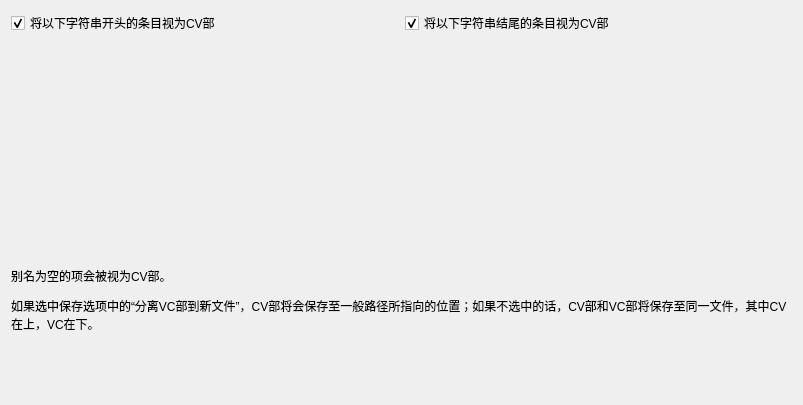
<?xml version="1.0" encoding="UTF-8"?>
<ui version="4.0">
 <class>CV_VCPartSplitOptionWidget</class>
 <widget class="QWidget" name="CV_VCPartSplitOptionWidget">
  <property name="geometry">
   <rect>
    <x>0</x>
    <y>0</y>
    <width>803</width>
    <height>405</height>
   </rect>
  </property>
  <layout class="QVBoxLayout" name="verticalLayout_3">
   <item>
    <layout class="QHBoxLayout" name="horizontalLayout">
     <item>
      <layout class="QVBoxLayout" name="verticalLayout_2">
       <item>
        <widget class="QCheckBox" name="seeBeginPatternAsCVCheckBox">
         <property name="text">
          <string>将以下字符串开头的条目视为CV部</string>
         </property>
         <property name="checked">
          <bool>true</bool>
         </property>
        </widget>
       </item>
       <item>
        <widget class="StringListModifyWidget" name="seeBeginPatternAsCVContentWidget" native="true"/>
       </item>
      </layout>
     </item>
     <item>
      <layout class="QVBoxLayout" name="verticalLayout">
       <item>
        <widget class="QCheckBox" name="seeEndPatternAsCVCheckBox">
         <property name="text">
          <string>将以下字符串结尾的条目视为CV部</string>
         </property>
         <property name="checked">
          <bool>true</bool>
         </property>
        </widget>
       </item>
       <item>
        <widget class="StringListModifyWidget" name="seeEndPatternAsCVContentWidget" native="true"/>
       </item>
      </layout>
     </item>
    </layout>
   </item>
   <item>
    <widget class="QLabel" name="label">
     <property name="text">
      <string>&lt;html&gt;&lt;head/&gt;&lt;body&gt;&lt;p&gt;别名为空的项会被视为CV部。&lt;/p&gt;&lt;p&gt;如果选中保存选项中的“分离VC部到新文件”，CV部将会保存至一般路径所指向的位置；如果不选中的话，CV部和VC部将保存至同一文件，其中CV在上，VC在下。&lt;/p&gt;&lt;/body&gt;&lt;/html&gt;</string>
     </property>
     <property name="wordWrap">
      <bool>true</bool>
     </property>
    </widget>
   </item>
  </layout>
 </widget>
 <customwidgets>
  <customwidget>
   <class>StringListModifyWidget</class>
   <extends>QWidget</extends>
   <header>utils/widgets/stringlistmodifywidget.h</header>
   <container>1</container>
  </customwidget>
 </customwidgets>
 <resources/>
 <connections>
  <connection>
   <sender>seeBeginPatternAsCVCheckBox</sender>
   <signal>toggled(bool)</signal>
   <receiver>seeBeginPatternAsCVContentWidget</receiver>
   <slot>setEnabled(bool)</slot>
   <hints>
    <hint type="sourcelabel">
     <x>144</x>
     <y>21</y>
    </hint>
    <hint type="destinationlabel">
     <x>171</x>
     <y>70</y>
    </hint>
   </hints>
  </connection>
 </connections>
</ui>
